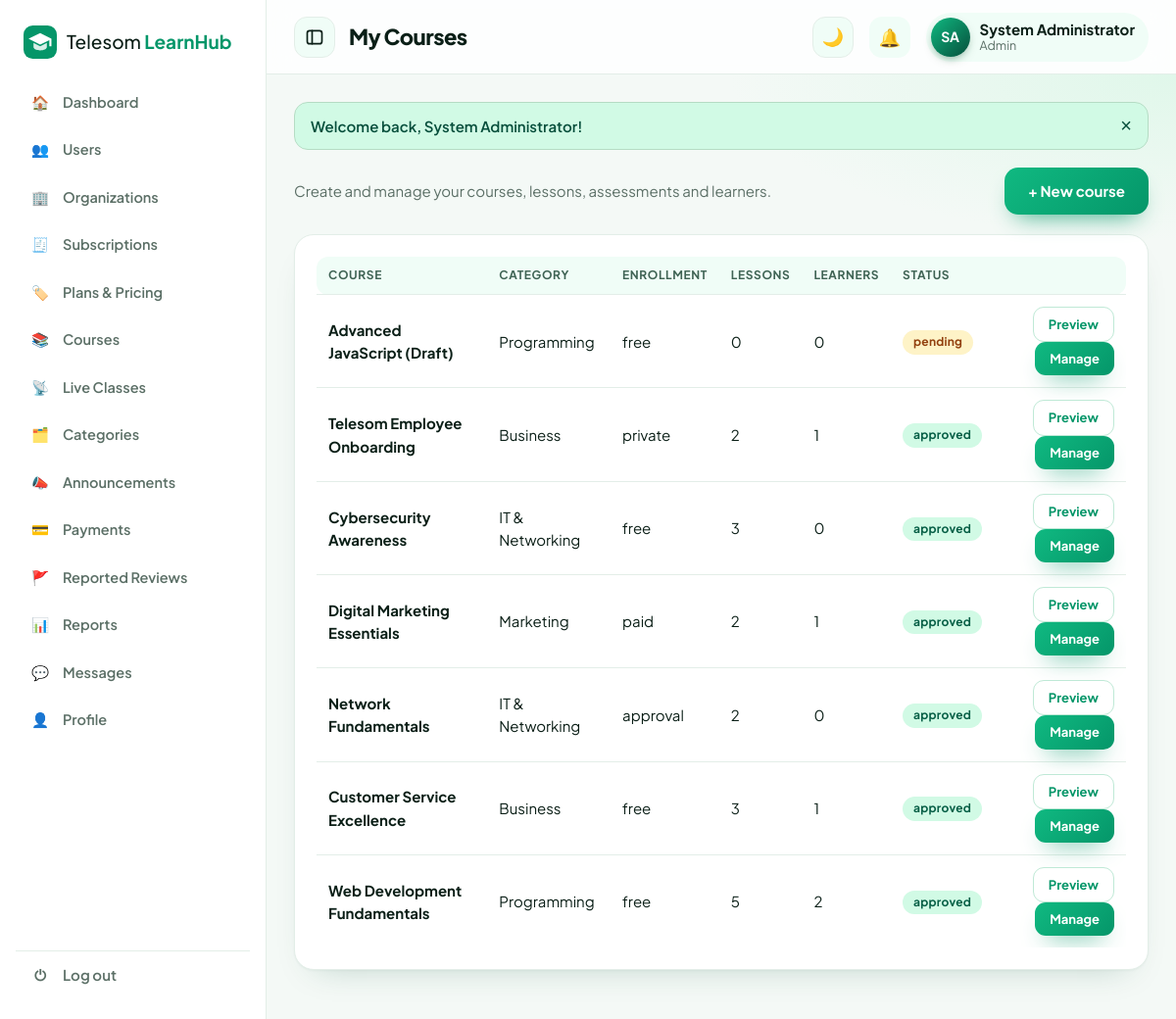
Screenshot of /instructor.php (signed in) with the database file from the repository.
### tables this page shows
CREATE TABLE users (
  id INT AUTO_INCREMENT PRIMARY KEY,
  name VARCHAR(120) NOT NULL, email VARCHAR(150) NOT NULL UNIQUE, password VARCHAR(255) NOT NULL,
  role ENUM('admin','instructor','learner','organization') NOT NULL DEFAULT 'learner',
  org_id INT NULL, phone VARCHAR(30), country VARCHAR(60), bio TEXT, education VARCHAR(255), skills VARCHAR(255), signatory VARCHAR(120) NULL, signatory_title VARCHAR(120) NULL,
  org_status ENUM('pending','approved','rejected') NOT NULL DEFAULT 'approved',
  status ENUM('active','suspended') NOT NULL DEFAULT 'active', created_at TIMESTAMP DEFAULT CURRENT_TIMESTAMP
);

CREATE TABLE courses (
  id INT AUTO_INCREMENT PRIMARY KEY, title VARCHAR(160) NOT NULL, description TEXT, category_id INT,
  instructor_id INT NOT NULL, org_id INT NULL, level ENUM('Beginner','Intermediate','Advanced') DEFAULT 'Beginner',
  duration VARCHAR(40), objectives TEXT, prerequisites TEXT,
  enroll_type ENUM('free','paid','approval','private') DEFAULT 'free', price DECIMAL(8,2) DEFAULT 0,
  status ENUM('pending','approved','rejected') DEFAULT 'pending', created_at TIMESTAMP DEFAULT CURRENT_TIMESTAMP,
  FOREIGN KEY (category_id) REFERENCES categories(id) ON DELETE SET NULL,
  FOREIGN KEY (instructor_id) REFERENCES users(id) ON DELETE CASCADE
);

CREATE TABLE categories (id INT AUTO_INCREMENT PRIMARY KEY, name VARCHAR(80) NOT NULL UNIQUE);

### instructor.php (the view)
<?php
require 'includes/config.php';
$u = require_login(['instructor', 'organization', 'admin']);
$sc = $u['role'] === 'admin' ? '1=1' : ($u['role'] === 'organization' ? 'c.org_id='.(int)$u['id'] : 'c.instructor_id='.(int)$u['id']);
$cs = all("SELECT c.*, k.name cat, (SELECT COUNT(*) FROM enrollments WHERE course_id=c.id AND status='active') n, (SELECT COUNT(*) FROM lessons WHERE course_id=c.id) ln FROM courses c LEFT JOIN categories k ON k.id=c.category_id WHERE $sc ORDER BY c.id DESC");
$title = $u['role'] === 'organization' ? 'Private Courses' : 'My Courses'; include 'includes/header.php';
?>
<div class="hdr-row"><p>Create and manage your courses, lessons, assessments and learners.</p><a class="btn" href="course_edit.php?new=1">+ New course</a></div>
<div class="card"><div class="tw"><table><tr><th>Course</th><th>Category</th><th>Enrollment</th><th>Lessons</th><th>Learners</th><th>Status</th><th></th></tr>
<?php foreach ($cs as $c): ?><tr><td><b><?= e($c['title']) ?></b></td><td><?= e($c['cat']) ?></td><td><?= e($c['enroll_type']) ?></td><td><?= $c['ln'] ?></td><td><?= $c['n'] ?></td>
<td><span class="badge <?= $c['status'] === 'approved' ? '' : ($c['status'] === 'pending' ? 'warn' : 'bad') ?>"><?= $c['status'] ?></span></td>
<td class="right"><a class="btn btn-sm btn-outline" href="course.php?id=<?= $c['id'] ?>">Preview</a> <a class="btn btn-sm" href="course_edit.php?id=<?= $c['id'] ?>">Manage</a></td></tr><?php endforeach; ?></table></div>
<?php if (!$cs) echo '<div class="empty">You have not created any courses yet.</div>'; ?></div>
<?php include 'includes/footer.php'; ?>

### includes/header.php (shortened to what this page needs)
<?php
require_once __DIR__.'/config.php';
$u = me(); $layout = $layout ?? 'app'; $title = $title ?? 'Telesom LearnHub';
$curpage = basename($_SERVER['SCRIPT_NAME']);
function menu($role){
    $m = [
     'learner' => [['dashboard.php','Dashboard','🏠'],['courses.php','Browse Courses','🔎'],['mycourses.php','My Courses','📚'],['live.php','Live Classes','📡'],['certificates.php','Certificates','🎓'],['payments.php','Payments','💳'],['messages.php','Messages','💬'],['reports.php','My Report','📊'],['profile.php','Profile','👤']],
     'instructor' => [['dashboard.php','Dashboard','🏠'],['instructor.php','My Courses','📚'],['live.php','Live Classes','📡'],['grading.php','Grading','📝'],['messages.php','Messages','💬'],['reports.php','Reports','📊'],['courses.php','Browse Courses','🔎'],['profile.php','Profile','👤']],
     'organization' => [['dashboard.php','Dashboard','🏠'],['subscription.php','Subscription','💎'],['organization.php','Members & Assign','🏢'],['instructor.php','Private Courses','📚'],['live.php','Live Classes','📡'],['reports.php','Training Reports','📊'],['messages.php','Messages','💬'],['courses.php','Browse Courses','🔎'],['profile.php','Profile','👤']],
     'admin' => [['dashboard.php','Dashboard','🏠'],['admin.php?tab=users','Users','👥'],['admin.php?tab=orgs','Organizations','🏢'],['admin.php?tab=subs','Subscriptions','🧾'],['admin.php?tab=plans','Plans & Pricing','🏷️'],['admin.php?tab=courses','Courses','📚'],['live.php','Live Classes','📡'],['admin.php?tab=categories','Categories','🗂️'],['admin.php?tab=announcements','Announcements','📣'],['payments.php','Payments','💳'],['admin.php?tab=reviews','Reported Reviews','🚩'],['reports.php','Reports','📊'],['messages.php','Messages','💬'],['profile.php','Profile','👤']],
    ];
    return $m[$role] ?? [];
}
function is_active($href, $cur){
    $p = parse_url($href); if ($p['path'] !== $cur) return false;
    return isset($p['query']) ? (strpos($_SERVER['QUERY_STRING'] ?? '', $p['query']) !== false) : true;
}
$unread = $u ? (int)one("SELECT COUNT(*) c FROM notifications WHERE user_id=? AND is_read=0", [$u['id']])['c'] : 0;
?><!DOCTYPE html>
<html lang="en"><head>
<link rel="stylesheet" href="assets/css/style.css"><link rel="stylesheet" href="assets/css/theme.css"></head>
<body class="<?= $layout === 'auth' ? 'authpage' : e($layout) ?>">
<?php if ($layout === 'auth'): ?>
<button class="tg theme-btn theme-fab" type="button" title="Night / day mode" aria-label="Toggle night and day mode"><span class="ti">🌙</span></button>
<?php else: ?>
<div class="shell">
<aside class="side" id="side">
  <a class="brand" href="index.php"><?= logo('#fff') ?><span>Telesom <b>LearnHub</b></span></a>
  <nav><?php foreach (menu($u['role']) as $m): ?>
    <a class="<?= is_active($m[0], $curpage) ? 'on' : '' ?>" href="<?= $m[0] ?>" title="<?= e($m[1]) ?>"><i><?= $m[2] ?></i><span class="lb"><?= $m[1] ?></span></a>
  <?php endforeach; ?></nav>
  <a class="logout" href="logout.php" title="Log out"><i>⏻</i><span class="lb">Log out</span></a>
</aside>
<div class="main">
<header class="top">
  <button class="tg side-tg" id="sideToggle" type="button" title="Collapse / expand menu" aria-label="Collapse or expand the sidebar"><svg width="20" height="20" viewBox="0 0 24 24" fill="none" stroke="currentColor" stroke-width="2" stroke-linecap="round" stroke-linejoin="round"><rect x="3" y="4" width="18" height="16" rx="3"/><path d="M9 4v16"/></svg></button>
  <h1><?= e($title) ?></h1>
  <div class="top-r">
    <button class="tg theme-btn" type="button" title="Night / day mode" aria-label="Toggle night and day mode"><span class="ti">🌙</span></button>
    <a class="bell" href="notifications.php" title="Notifications">🔔<?php if ($unread): ?><span><?= $unread ?></span><?php endif; ?></a>
    <a class="me" href="profile.php"><span class="av"><?= e(initials($u['name'])) ?></span><span class="mn"><b><?= e($u['name']) ?></b><small><?= e(ucfirst($u['role'])) ?></small></span></a>
  </div>
</header>
<main class="content">
<?php endif; ?>
<?php if (!empty($_SESSION['flash']) && $layout !== 'auth'): ?><div class="<?= $layout === 'public' ? 'wrap' : '' ?>"><?php foreach ($_SESSION['flash'] as $f): ?><div class="flash <?= $f[1] ?>"><?= e($f[0]) ?><button onclick="this.parentNode.remove()">×</button></div><?php endforeach; unset($_SESSION['flash']); ?></div><?php endif; ?>

### assets/css/theme.css (style rules this page uses)
:root { --g:#059669;--g2:#10b981;--gd:#064e3b;--gl:#d1fae5;--g-soft:#f0fdf7;--ink:#0b1f17;--mut:#5b6f66;--line:#e3eee8;--bg:#f4f9f6;--r:20px;--sh:0 14px 34px -16px rgba(5,80,56,.28);--sh2:0 32px 64px -24px rgba(5,80,56,.4) }
body { font-family:"Plus Jakarta Sans","Inter","Segoe UI",system-ui,sans-serif;background:var(--bg);color:var(--ink) }
h1,h2,h3,h4 { letter-spacing:-.025em;font-weight:800 }
.btn { background:linear-gradient(135deg,var(--g2),var(--g));border:0;padding:12px 24px;border-radius:14px;box-shadow:0 12px 24px -12px rgba(5,150,105,.85);font-weight:700 }
.btn-outline { background:#fff;color:var(--g)!important;border:1.5px solid #bfe9d6;box-shadow:none }
.btn-sm { padding:7px 15px;border-radius:11px }
.side { background:#fff;color:var(--ink);border-right:1px solid var(--line);box-shadow:none;width:272px }
.side .brand { color:var(--ink) }
.side .brand b { color:var(--g) }
.side nav a { color:var(--mut);font-weight:600 }
.logout { color:var(--mut);border-top:1px solid var(--line);font-weight:600 }
.main { margin-left:272px }
.top { height:76px;background:rgba(255,255,255,.82);border-bottom:1px solid var(--line) }
.top h1 { font-size:22px }
.content { min-height:calc(100vh - 76px);background:radial-gradient(700px 260px at 100% 0,#e0f7ea,transparent 65%) }
.bell { background:var(--g-soft);width:42px;height:42px;border-radius:13px;display:grid;place-items:center;font-size:18px }
.me { background:var(--g-soft);padding:5px 14px 5px 5px;border-radius:99px }
.av { background:linear-gradient(135deg,var(--g2),var(--gd)) }
.card,.kpi,.cc,.feat,.aud-i,.faq,.player,.auth-card { border:1px solid var(--line);border-radius:var(--r) }
.card { box-shadow:0 1px 2px rgba(5,80,56,.04),0 16px 34px -22px rgba(5,80,56,.28) }
th { background:var(--g-soft);color:#3f6354 }
table th:first-child { border-radius:12px 0 0 12px }
table th:last-child { border-radius:0 12px 12px 0 }
.badge { background:#d1fae5;color:#065f46 }
.badge.warn { background:#fef3c7;color:#92400e }
.flash { border-radius:14px }
.tg { width:42px;height:42px;border-radius:13px;border:1px solid var(--line);background:var(--g-soft);color:var(--ink);cursor:pointer;display:grid;place-items:center;font-size:18px;flex:none;transition:.2s var(--ease) }
.side,.main { transition:width .28s var(--ease),margin-left .28s var(--ease) }
.logout { display:flex;align-items:center;gap:12px }
.logout i { font-style:normal;width:22px;text-align:center }

### rows the page displays
users: name "SA", name "System Administrator", role "Admin"
courses: title "Advanced JavaScript (Draft)", category.name "Programming", enroll_type "free", ln "0", n "0", status "pending"
courses: title "Telesom Employee Onboarding", category.name "Business", enroll_type "private", ln "2", n "1", status "approved"
courses: title "Cybersecurity Awareness", category.name "IT & Networking", enroll_type "free", ln "3", n "0", status "approved"
courses: title "Digital Marketing Essentials", category.name "Marketing", enroll_type "paid", ln "2", n "1", status "approved"
courses: title "Network Fundamentals", category.name "IT & Networking", enroll_type "approval", ln "2", n "0", status "approved"
courses: title "Customer Service Excellence", category.name "Business", enroll_type "free", ln "3", n "1", status "approved"
courses: title "Web Development Fundamentals", category.name "Programming", enroll_type "free", ln "5", n "2", status "approved"

### other values shown
$m[2] "🏠"
$m[1] "Dashboard"
$m[2] "👥"
$m[1] "Users"
$m[2] "🏢"
$m[1] "Organizations"
$m[2] "🧾"
$m[1] "Subscriptions"
$m[2] "🏷️"
$m[1] "Plans & Pricing"
$m[2] "📚"
$m[1] "Courses"
$m[2] "📡"
$m[1] "Live Classes"
$m[2] "🗂️"
